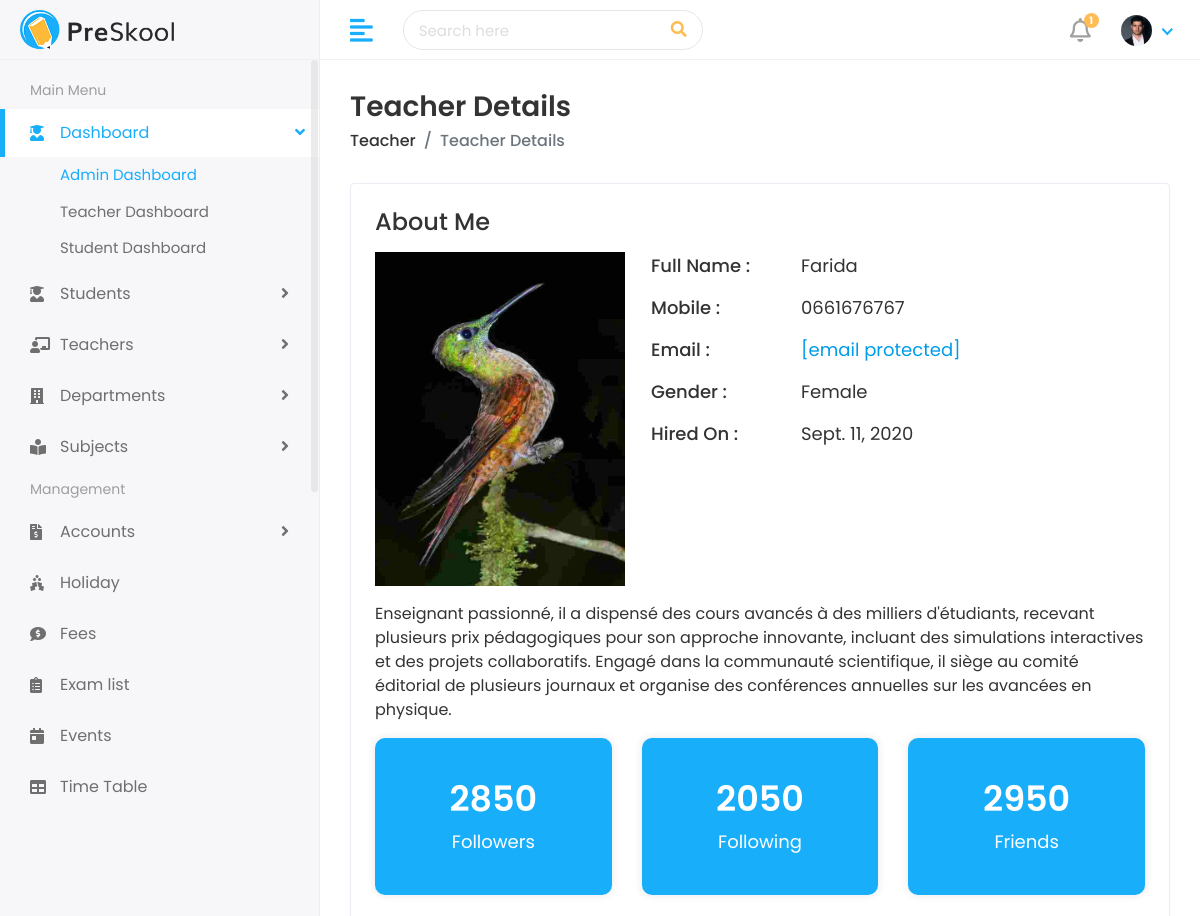
The page /teachers/teachers/farida-al-amrani-tec11/ (signed in, upper part) on the database as committed earlier.
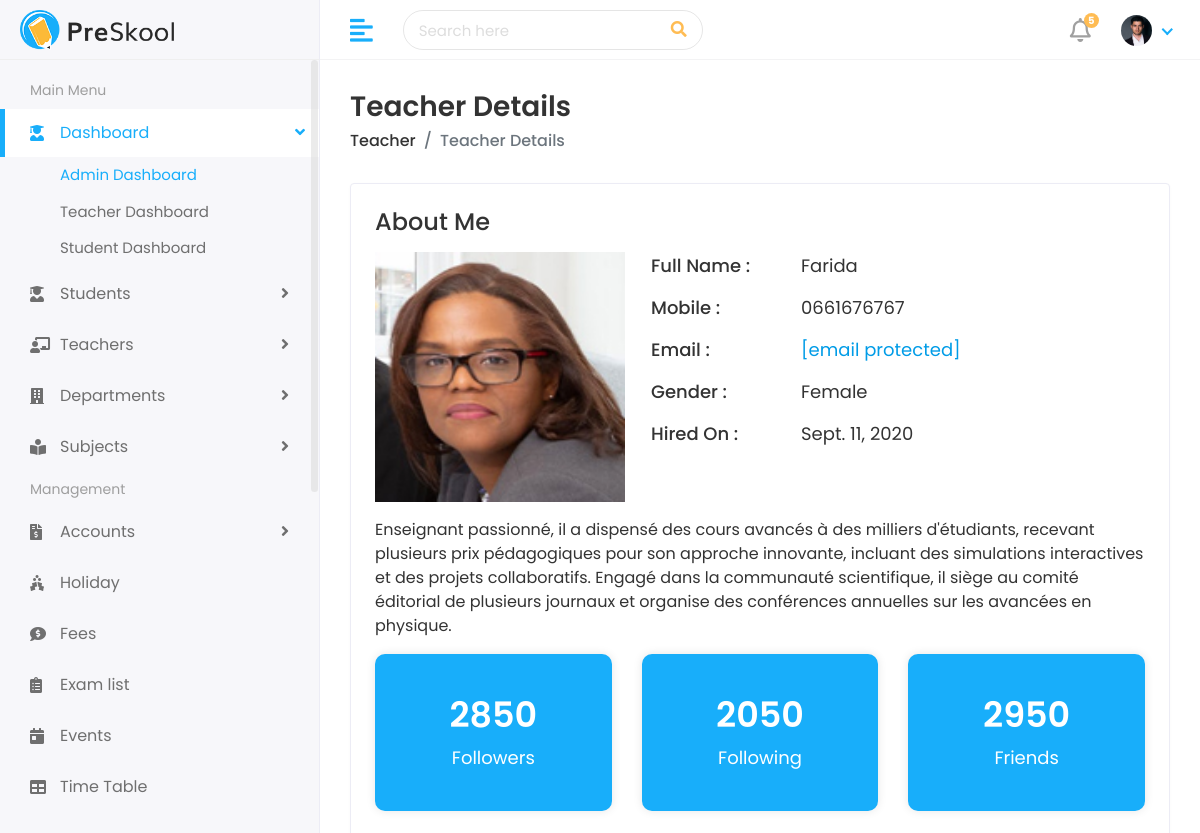
The same page on the database as committed later.
### teachers/models.py (models this page shows, shortened)
class Teacher(models.Model):
    first_name = models.CharField(max_length=100)
    last_name = models.CharField(max_length=100)
    teacher_id = models.CharField(max_length=20)
    gender=models.CharField(max_length=10, choices=[('Male', 'Male'), ('Female', 'Female'), ('Others', 'Others')])
    mobil_number = models.CharField(max_length=15)
    teacher_email = models.EmailField(unique=True)
    subject = models.CharField(max_length=100)
    hired_on= models.DateField()
    teacher_image= models.ImageField(upload_to='teachers/', blank=True)
    is_active=models.BooleanField(default=True)
    slug = models.SlugField(max_length=255, unique=True, blank=True)

### teachers/views.py (the view)
# urls.py: path('teachers/<str:slug>/', views.view_teacher, name='view_teacher'),
def view_teacher(request, slug):
    teacher = get_object_or_404(Teacher, slug=slug)
    return render(request, "teachers/teacher-details.html", {
        'teacher': teacher
    })

### school/context_processors.py (called while the page is built)
def notifications(request):
    if request.user.is_authenticated:
        unread_notification = request.user.notification_set.filter(
            is_read=False)
        unread_notification_count = unread_notification.count()
        return {'unread_notification': unread_notification,
                'unread_notification_count': unread_notification_count}
    return {}

### templates/teachers/teacher-details.html (shortened to what the changed rows need)
{% extends 'Home/base.html' %}
{% load static %}
{% block body %}
<div class="page-wrapper">
    <div class="content container-fluid">
        <div class="card">
            <div class="card-body">
                <div class="row">
                    <div class="col-md-12">
                        <div class="about-info">
                            <div class="media mt-3">
                                <img src="{{teacher.teacher_image.url}}" class="mr-3" alt="...">
                                <div class="media-body">
                                    <ul>
                                        <li>
                                            <span class="title-span">Full Name : </span>
                                            <span class="info-span">{{ teacher.first_name}}</span>
                                        </li>
                                        <li>
                                            <span class="title-span">Mobile : </span>
                                            <span class="info-span">{{teacher.mobil_number}}</span>
                                        </li>
                                        <li>
                                            <span class="title-span">Gender : </span>
                                            <span class="info-span">{{teacher.gender}}</span>
                                        </li>
                                        <li>
                                            <span class="title-span">Hired On : </span>
                                            <span class="info-span">{{teacher.hired_on}}</span>
                                        </li>
                                    </ul>
                                </div>
                            </div>
                        </div>
                    </div>
                </div>
            </div>
        </div>
    </div>
</div>
</div>
</body>
</html>
{% endblock %}

Rows that differ between the two databases and show on the page:
changed Teacher "Farida": teacher_image: a different picture
Other text that changed with them:
{{ unread_notification_count }}: "1" → "5"
